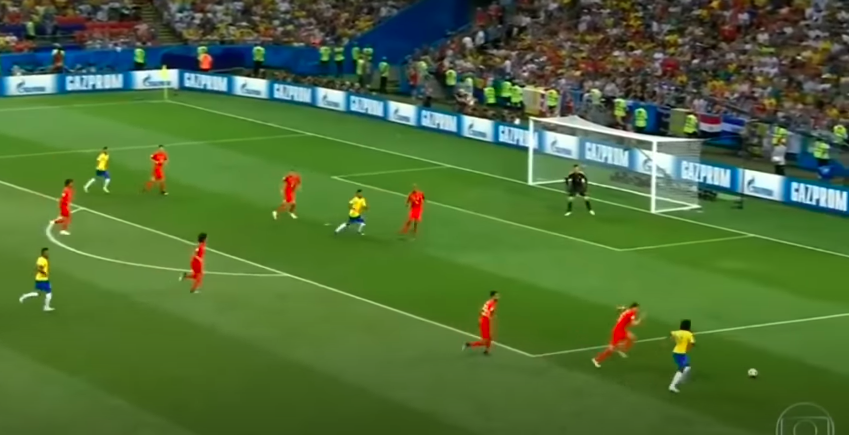
#> input picture Test/BraBel2.png, 849 x 435 px
$ python 'TeamClustering (cópia).py'
#> lines starting #> are read from the running program, lines starting #| are printed output that depends on the picture; after the words box and inside, x2 and y2 are one past the last pixel; in counts of white or black regions, pixels touching at a corner belong together
### PreProcessing.py
import cv2
import numpy as np
from matplotlib import pyplot as plt


class PreProcessing:

    def __init__(self, img):
        self.img = img


    def GrayThresh(img):

        # convert to hsv image
        hsv = cv2.cvtColor(img, cv2.COLOR_BGR2HSV)

        # green range
        lower_green = np.array([40,40,40])
        upper_green = np.array([70,255,255])

        # define a mask with upper and lower values
        mask = cv2.inRange(hsv, lower_green, upper_green)

        # apply mask
        res = cv2.bitwise_and(img, img, mask=mask)

        # hsv to gray
        res_bgr = cv2.cvtColor(res, cv2.COLOR_HSV2BGR)
        res_gray = cv2.cvtColor(res_bgr, cv2.COLOR_BGR2GRAY)

        # define some morphological operations to reduce noise
        kernel = np.ones((15,15), np.uint8)
        thresh = cv2.threshold(res_gray, 127, 255, cv2.THRESH_BINARY_INV |  cv2.THRESH_OTSU)[1]
        thresh = cv2.morphologyEx(thresh, cv2.MORPH_CLOSE, kernel)

        return res_gray, thresh


frame = cv2.imread("Test/BraBel2.png")
#> frame is the input picture: shape (435, 849, 3); mean B, G, R 55.8, 108.5, 78.6
gray, thresh = PreProcessing.GrayThresh(frame)
#> in GrayThresh, `hsv = cv2.cvtColor(img, cv2.COLOR_BGR2HSV)`: hsv: shape (435, 849, 3); mean H, S, V 50.3, 149.3, 114.1
#> in GrayThresh, `mask = cv2.inRange(hsv, lower_green, upper_green)`:
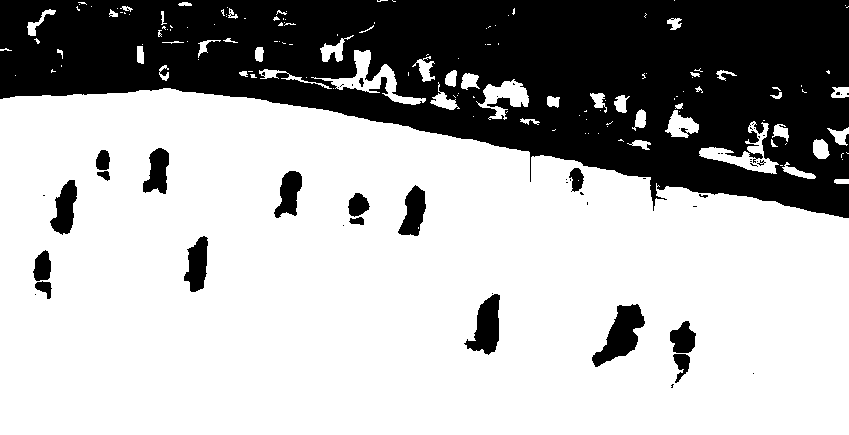
#> mask: shape (435, 849); 68% white; 55 black regions (36 under 20 px), largest, box (x1, y1, x2, y2) and area: (0, 0, 849, 218) 108441, (592, 304, 645, 367) 1593, (464, 294, 500, 355) 1230
#> in GrayThresh, `thresh = cv2.threshold(res_gray, 127, 255, cv2.THRESH_BINARY_INV |  cv..`: thresh: shape (435, 849); 32.3% white; 63 white regions (46 under 20 px), largest, box (x1, y1, x2, y2) and area: (0, 0, 849, 219) 109493, (592, 304, 645, 367) 1595, (464, 291, 500, 355) 1248
#> in GrayThresh, `thresh = cv2.morphologyEx(thresh, cv2.MORPH_CLOSE, kernel)`: thresh: shape (435, 849); 35% white; 16 white regions (4 under 20 px), largest, box (x1, y1, x2, y2) and area: (0, 0, 849, 219) 119393, (592, 304, 645, 367) 1642, (464, 291, 500, 355) 1286

# plot multiple images
plt.subplots(1, 2, figsize=(20, 15))


plt.subplot(1, 2, 1), plt.imshow(gray, cmap = 'gray', vmin = 0, vmax = 255)
plt.title('original')
plt.xticks([]),plt.yticks([])

plt.subplot(1, 2, 2), plt.imshow(thresh, cmap = 'gray', vmin = 0, vmax = 255)
plt.title('out')
plt.xticks([]),plt.yticks([])

plt.show()
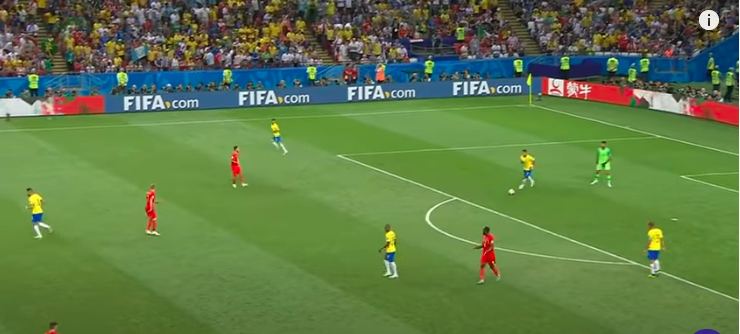
#> input picture BraBel.png, 740 x 334 px
#> further down, img is the input picture: shape (334, 740, 3); mean B, G, R 72.4, 122.6, 95.7
plt.close()

### TeamClustering (cópia).py
import cv2
import numpy as np
from matplotlib import pyplot as plt
from sklearn.cluster import KMeans
import pandas as pd
from PreProcessing import PreProcessing
import seaborn as sns
sns.set_style('whitegrid')

class Colors:


    """"
    new approach:
        - identify the avg color value inside rectangle for each player
        - use a k means clustering to get which team does he belong to
        - if we do not get good outputs, try to color quantization
        (https://docs.opencv.org/master/d1/d5c/tutorial_py_kmeans_opencv.html)
    """

    def GetAvg(image, k):
        # se o resultado for ruim, dá pra tentar tirar o fundo verde
        reshape = image.reshape((image.shape[0]*image.shape[1], 3))
        cluster = KMeans(n_clusters = k).fit(reshape)
        labels = np.arange(0, len(np.unique(cluster.labels_)) + 1)
        (hist, _) = np.histogram(cluster.labels_, bins = labels)
        hist = hist.astype("float")
        hist /= hist.sum()

        rect = np.zeros((50, 300, 3), dtype=np.uint8)
        colors = sorted([(percent, color) for (percent, color) in zip(hist, cluster.cluster_centers_)])

        # por ora, fodase as porcentagens
        main_list = []
        for j in range(k):
            array = colors[j][1]
            main_list.append(array)

        main_array = np.vstack(main_list)
        lista = np.concatenate(main_array).ravel().tolist()

        # out: lista de k arrays, array de k arrays, lista com k*3 elementos
        return main_list, main_array, lista


    #input colors should be np.array
    def TeamsK(frame, k):

#> called with k = 3
        rgb = cv2.cvtColor(frame, cv2.COLOR_BGR2RGB)

        gray, thresh = PreProcessing.GrayThresh(frame)
#> in GrayThresh (call 2), `hsv = cv2.cvtColor(img, cv2.COLOR_BGR2HSV)`: hsv: shape (334, 740, 3); mean H, S, V 54.4, 128.3, 130.5
#> in GrayThresh (call 2), `mask = cv2.inRange(hsv, lower_green, upper_green)`:
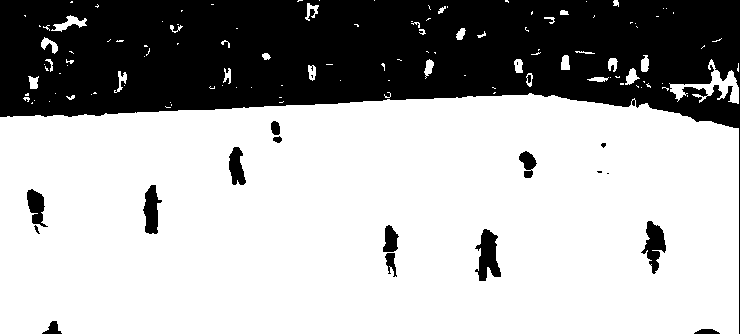
#> mask: shape (334, 740); 67.6% white; 19 black regions (5 under 20 px), largest, box (x1, y1, x2, y2) and area: (0, 0, 740, 334) 75849, (475, 229, 501, 281) 800, (641, 221, 666, 274) 669
#> in GrayThresh (call 2), `res_bgr = cv2.cvtColor(res, cv2.COLOR_HSV2BGR)`:
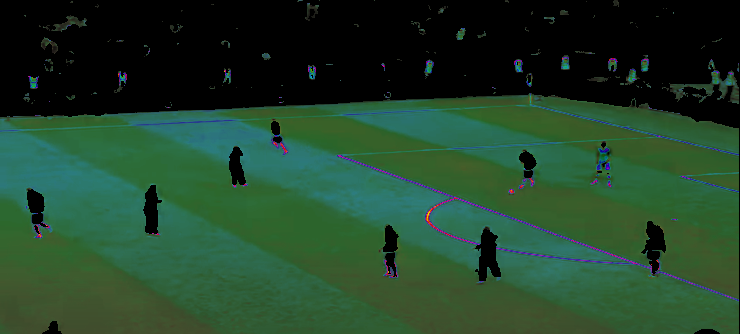
#> res_bgr: shape (334, 740, 3); mean B, G, R 42.5, 66.5, 33.5
#> in GrayThresh (call 2), `res_gray = cv2.cvtColor(res_bgr, cv2.COLOR_BGR2GRAY)`:
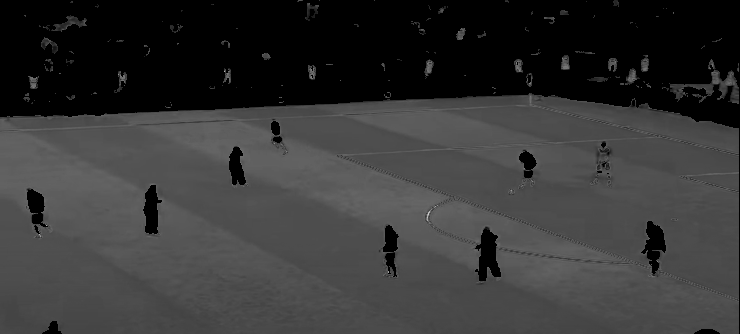
#> res_gray: shape (334, 740); min 0, max 204, mean 53.9
#> in GrayThresh (call 2), `thresh = cv2.threshold(res_gray, 127, 255, cv2.THRESH_BINARY_INV |  cv..`: thresh: shape (334, 740); 32.6% white; 36 white regions (20 under 20 px), largest, box (x1, y1, x2, y2) and area: (0, 0, 740, 334) 76388, (475, 227, 501, 281) 809, (641, 221, 666, 276) 672
#> in GrayThresh (call 2), `thresh = cv2.morphologyEx(thresh, cv2.MORPH_CLOSE, kernel)`:
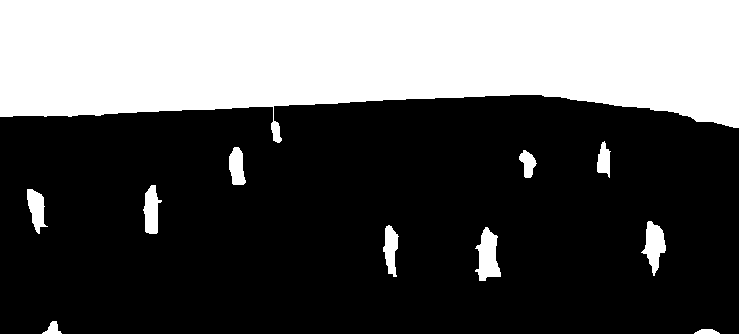
#> thresh: shape (334, 740); 34.1% white; 11 white regions

        x_ = []
        y_ = []
        w_ = []
        h_ = []
        contours, hierarchy = cv2.findContours(thresh, cv2.RETR_TREE, cv2.CHAIN_APPROX_SIMPLE)
#> contours = 11 contours; largest, box (x1, y1, x2, y2) and area: (0, 0, 740, 334) 78654, (475, 227, 501, 281) 807, (641, 221, 666, 276) 666, (143, 185, 162, 234) 545, (27, 189, 48, 234) 482

        for c in contours:
          x,y,w,h = cv2.boundingRect(c)
          x_.append(x)
          y_.append(y)
          w_.append(w)
          h_.append(h)
#> this loop made 11 passes
#> (x, y, w, h) on passes 1 to 11: (694, 329, 26, 5), (42, 321, 20, 13), (475, 227, 26, 54), (383, 225, 16, 52), (641, 221, 25, 55), (27, 189, 21, 45), (143, 185, 19, 49), (519, 150, 18, 28), (229, 147, 17, 38), (597, 141, 14, 37), (0, 0, 740, 334)
#> after the loop, h_ = [5, 13, 54, 52, 55, 45, 49, 28, 38, 37, 334]; w_ = [26, 20, 26, 16, 25, 21, 19, 18, 17, 14, 740]; x_ = [694, 42, 475, 383, 641, 27, 143, 519, 229, 597, 0]; y_ = [329, 321, 227, 225, 221, 189, 185, 150, 147, 141, 0]

        kmeans = KMeans(n_clusters = 2)
        ls = []
        ar = []
        value = []
        images = []

        for i in range(len(x_)):
            if(h_[i]>(1.2)*w_[i]):
                if(w_[i]>6 and h_[i]>6):
                    print('identified player {}'.format(i))
                    player_image = frame[y_[i]:y_[i]+h_[i], x_[i]:x_[i]+w_[i]]
                    images.append(player_image)
                    _, _, colors = Colors.GetAvg(player_image, k)
                    value.append(colors)
#> this loop made 11 passes
#> (hist in GetAvg, colors) on passes 3, 8: ([0.234, 0.664, 0.103], [17.17, 56.77, 88.9, 27.49, 32.89, 182.4, 77.49, 137, 123.4]), ([0.641, 0.115, 0.244], [101, 94.78, 46.88, 59.8, 211.5, 211.2, 65.26, 147.8, 114.4])
#> hist in GetAvg on passes 4, 5, 6, 7, 9, 10: [0.149, 0.667, 0.184], [0.722, 0.175, 0.103], [0.657, 0.251, 0.0921], [0.257, 0.585, 0.158], [0.153, 0.582, 0.265], [0.245, 0.535, 0.22]
#| identified player 2
#| identified player 3
#| identified player 4
#| identified player 5
#| identified player 6
#| identified player 7
#| identified player 8
#| identified player 9
#> pass 3, in TeamsK, `player_image = frame[y_[i]:y_[i]+h_[i], x_[i]:x_[i]+w_[i]]`:
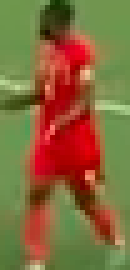
#> player_image: shape (54, 26, 3) (shown 5 times larger); mean B, G, R 59.6, 104.5, 133.7
#> after the loop, images = 8 items; value = 8 items


        return value, images


k = 3
img = cv2.imread("BraBel.png")
ls, imgs = Colors.TeamsK(img, k)
#> ls = 8 items; imgs = 8 items

players = {}
for j in range(len(ls)):
    players['player' + str(j+1)] = ls[j]
#> this loop made 8 passes
#> after the loop, players = 8 items

df = pd.DataFrame(players, index = ['R1', 'G1', 'B1', 'R2', 'G2', 'B2', 'R3', 'G3', 'B3'])
#> df = table of 9 rows and 8 columns
df = df.T
#> df = table of 8 rows and 9 columns

# #gremio = 0, inter = 1
# df['Target'] = [0, 1, 1, 1, 0, 0, 0,1,0,0,0,0,1]

# bra = 0, bel = 1
#> (the run stopped early here; a loop or call above may not have finished)
